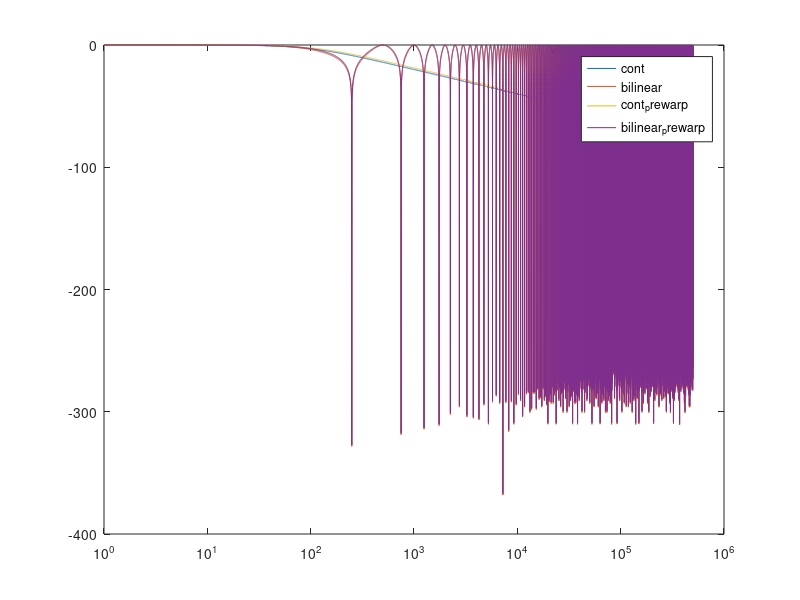
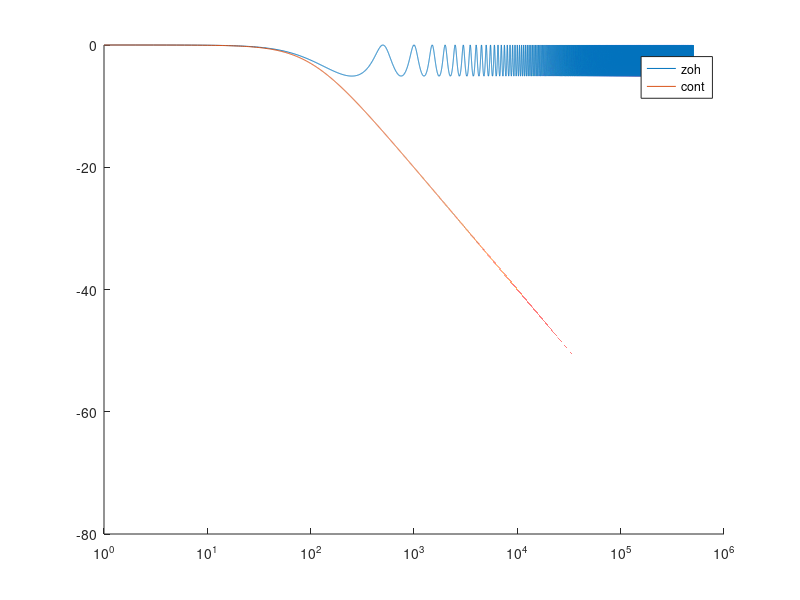

Source code (MATLAB) for these figures, in order: (Note: this script raises an error after producing the figures.)
% first we will use the tf('s') tf('z') and c2d method and then we will
% try our manual s and z
close all;
clear all;
Fsim = 1e6;
Fc = 100;
%Fs = 10000;
Fs = 500;
Wc = 2*pi*Fc;
Tmax = 1;
Ts = 1/Fs;

t = 0:Ts:Tmax-Ts;
f = -Fsim/2:(1/Tmax):Fsim/2-(1/Tmax);

s_m = 1i*2*pi*f;
z_m = exp(1i*2*pi*f*Ts);
s_bi = (2/Ts)*(z_m-1)./(z_m+1);

G_s_m = (200*pi)./(s_m+200*pi);
G_bi_z_m = 200*pi./(s_bi + 200*pi);

figure;
plot(f,mag2db(abs(G_s_m)));
hold on;
plot(f,mag2db(abs(G_bi_z_m)));
set(gca,'xscale','log');

w3db_a = (2/Ts)*tan(Wc*Ts/2);
G_s_a = w3db_a./(s_m+w3db_a);
G_z_bi = w3db_a./(s_bi + w3db_a);


plot(f,mag2db(abs(G_s_a)));
hold on;
plot(f,mag2db(abs(G_z_bi)));
set(gca,'xscale','log');
legend('cont','bilinear','cont_prewarp','bilinear_prewarp')


G_s_m_zoh = ((1-exp(-s_m*Ts))./s_m).*G_s_m;
G_z_m_zoh = (1-exp(-Wc*Ts))./(z_m-exp(-Wc*Ts));
figure;
hold on;
plot(f,mag2db(abs(G_z_m_zoh)));
plot(f,mag2db(abs(G_s_m)));
set(gca,'xscale','log');
legend('zoh','cont');


s = tf('s');
z = tf("z");
G = Wc/(s+Wc);
%G = 1/(s+1);
Gz = c2d(G,Ts,'zoh')
Gi = c2d(G,Ts,'impulse')
Gb = c2d(G,Ts,'tustin')
bode(G,Gz,Gi,Gb);
legend('G','Gz','Gi','Gb');

figure;
hold on;
G_man = Wc*Ts * z/(z-exp(-Wc*Ts));
G_man_zoh = (1-exp(-Wc*Ts))/(z-exp(-Wc*Ts));
%bode(G,G_man,G_man_zoh);
bode(G_man,G_man_zoh);
legend('G\_man','G\_man\_zoh');

figure;
step(G,Gi,Gz);
legend('G','Gi','Gz');
figure;
impulse(G,Gi,Gz);
legend('G','Gi','Gz');